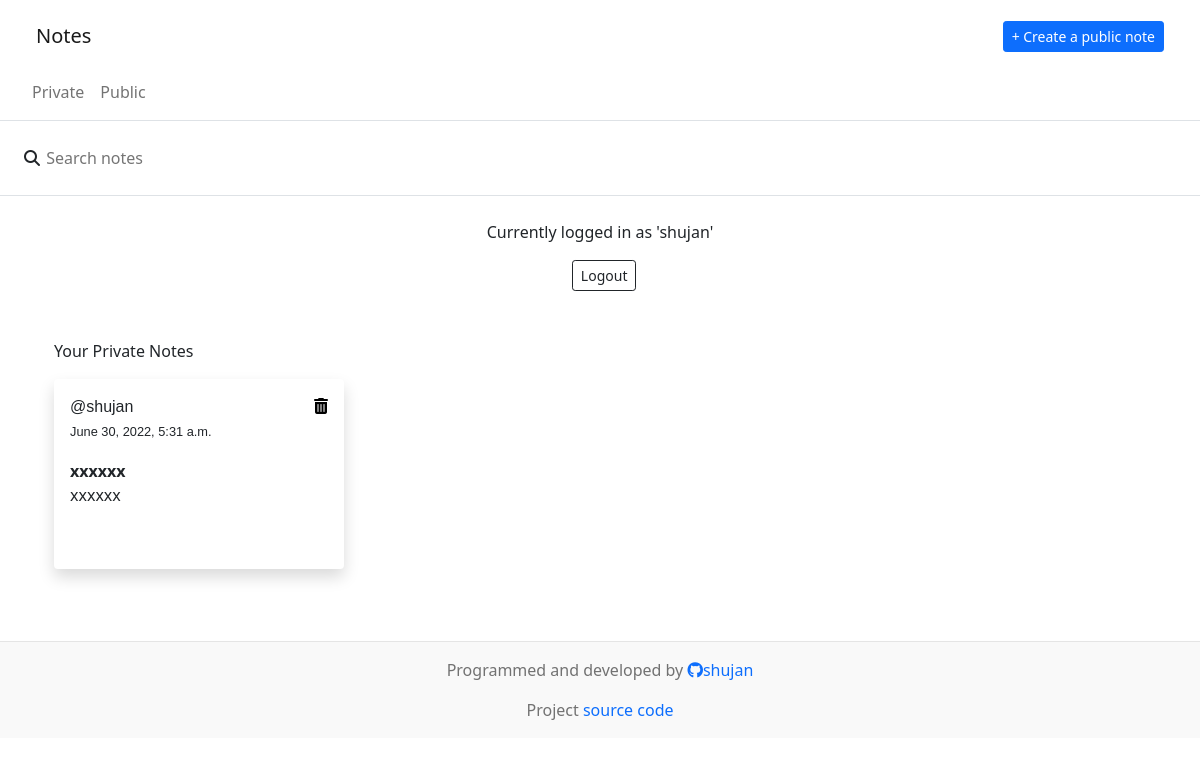
Page /private_note (signed in) on the committed database.
### baseapp/models.py (models this page shows, shortened)
class Note(models.Model):
    author = models.ForeignKey(User, on_delete=models.CASCADE)
    title = models.CharField(max_length=15, blank=False, null=False)
    body = models.TextField(max_length=80, blank=False, null=False)
    created_on = models.DateTimeField(default=timezone.now)
    PUBLISH = (
    ("1", "Private"),
    ("2", "Public"),
    )
    publish_as = models.CharField(max_length= 30,
        choices = PUBLISH,
        default = 'Public'
        )
    class Meta:
        ordering = ["-title"]

### baseapp/views.py (the view)
# urls.py: path('private_note', PrivateNoteView.as_view(), name="private-note"),
class PrivateNoteView(ListView):
    model = Note
    def get(self, request, *args, **kwargs):
        notes = Note.objects.filter(publish_as =1).order_by('-created_on')
        context ={
            'notes' : notes,
        }
        return render(request, 'baseapp/private_note.html', context)

### baseapp/templates/baseapp/private_note.html (shortened to what this page needs)
{% extends 'baseapp/base.html' %}
{% block content %}
<div class="col-md-12 p-4 text-center ">
    {% if request.user.is_authenticated %}
    <p>Currently logged in as '{{ request.user }}'</p> &nbsp; <a href="{% url 'logout' %}"><button class="btn btn-sm btn-outline-dark">Logout</button></a>
    {% else %}
    <p>Currently logged in as '{{ request.user }}'</p> &nbsp; <a href="{% url 'login' %}"><button class="btn btn-sm btn-outline-dark">Login</button></a>
    {% endif %}
</div>
<div class="container pt-4 ">
    <div class="container">
        <p>Your Private Notes</p>
        <div class="row">
        {% if request.user.is_authenticated %}
            {% for note in notes %}
            {% if note.author == request.user %}
                <div class="col-md-4 border-primary mb-4" >
                    <div class="shadow bg-white rounded p-3" style="width: 290px;height: 190px;">                    <div class="header ">
                    <p class="note-author">@{{note.author}} &nbsp;
                    {% if note.author == request.user %}
                    <a style="float: right;text-decoration: none;color:black;" href="{%  url 'note-delete' note.pk %}"><i class="fa fa-trash"></i></a>
                    {% endif %}
                        <br><span class="note-date">{{note.created_on}}</span></p>
                    </div>
                    <div class="">
                        <p class="note-title p-0 m-0">{{note.title}}</p>
                        <span class="note-body" >{{note.body}}</span>
                    </div>
                </div>
            </div>
            {% endif %}
            {% empty %}
            <p>You haven't save any note, create one <a href="{% url 'create-note' %}" class="btn btn-sm btn-outline-dark">Create a note</a> </p>
            {% endfor %}
        {% else %}
            <p>Please, log in to see your private notes!</p>
        {% endif %}
    </div>
</div>
{% endblock content %}

### baseapp/templates/baseapp/base.html (style rules this page uses)
.note-author { font-family: sans-serif; }
.note-title { font-size: 1rem; font-weight: 600; }
.note-date { font-size: 0.8rem; font-weight: .5rem; font-family: sans-serif; }
.note-body { word-wrap: break-word; }

### rows in the picture
Note: author "shujan", created_on "June 30, 2022, 5:31 a.m.", title "xxxxxx", body "xxxxxx"

### other values in the picture
{{ request.user }} "shujan"
